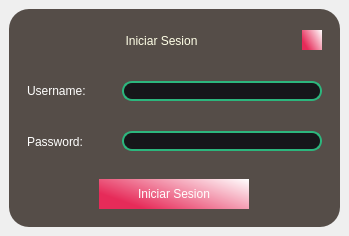
<?xml version="1.0" encoding="UTF-8"?>
<ui version="4.0">
 <class>MainWindow</class>
 <widget class="QMainWindow" name="MainWindow">
  <property name="geometry">
   <rect>
    <x>0</x>
    <y>0</y>
    <width>349</width>
    <height>236</height>
   </rect>
  </property>
  <property name="windowTitle">
   <string>MainWindow</string>
  </property>
  <widget class="QWidget" name="centralwidget">
   <layout class="QVBoxLayout" name="verticalLayout_3">
    <item>
     <widget class="QFrame" name="frame">
      <property name="styleSheet">
       <string notr="true">QFrame{
background-color:  rgb(85, 77, 72);
border-radius:20px;
}
QPushButton{
font:12pt &quot;SansSerif&quot;;
color: rgb(255,255,254);
border-radius: 20px;
background-color: qlineargradient(spread:pad, x1:0.0454545, y1:0.545, x2:1, y2:0, stop:0 rgba(230, 43, 89, 255), stop:1 rgba(255, 255, 255, 255));
}

QPushButton:hover{
background-color: qlineargradient(spread:pad, x1:0, y1:0.017, x2:1, y2:0.0227273, stop:0 rgba(81, 40, 31, 255), stop:0.988636 rgba(54, 0, 54, 255));
}

QLineEdit{
background-color: rgb(22,22,26);
border-radius:10px;
font: 12pt &quot;SansSerif&quot;;
color: rgb(255,255,255);
border: 2px solid rgb(114,117,126);
}

QLineEdit{
background-color: rgb(22,22,26);
border-radius:10px;
font: 12pt &quot;SansSerif&quot;;
color: rgb(255,255,255);
border: 2px solid rgb(44,182,125);
}

QLineEdit:focus{
background-color: rgb(1,1,1);
border-radius:10px;
font: 12pt &quot;SansSerif&quot;;
border: 2px solid rgb(127,90,240);
}
QLabel{
color: rgb(255,255,254);
font:13pt&quot;SansSerif&quot;;
}</string>
      </property>
      <property name="frameShape">
       <enum>QFrame::StyledPanel</enum>
      </property>
      <property name="frameShadow">
       <enum>QFrame::Raised</enum>
      </property>
      <layout class="QVBoxLayout" name="verticalLayout">
       <item>
        <widget class="QFrame" name="frame_Inicio">
         <property name="maximumSize">
          <size>
           <width>16777215</width>
           <height>800</height>
          </size>
         </property>
         <property name="frameShape">
          <enum>QFrame::StyledPanel</enum>
         </property>
         <property name="frameShadow">
          <enum>QFrame::Raised</enum>
         </property>
         <layout class="QHBoxLayout" name="horizontalLayout_2">
          <item>
           <widget class="QLabel" name="label">
            <property name="styleSheet">
             <string notr="true">QLabel{
font: 15pt &quot;SansSerif&quot;;
color: rgb(255,255,230);
}</string>
            </property>
            <property name="text">
             <string>Iniciar Sesion</string>
            </property>
            <property name="alignment">
             <set>Qt::AlignCenter</set>
            </property>
           </widget>
          </item>
          <item>
           <widget class="QPushButton" name="btn_close">
            <property name="minimumSize">
             <size>
              <width>10</width>
              <height>10</height>
             </size>
            </property>
            <property name="maximumSize">
             <size>
              <width>20</width>
              <height>20</height>
             </size>
            </property>
            <property name="styleSheet">
             <string notr="true">QPushButton{
border-radius:20px;
}</string>
            </property>
            <property name="text">
             <string/>
            </property>
            <property name="icon">
             <iconset>
              <normaloff>imgs/x.png</normaloff>imgs/x.png</iconset>
            </property>
            <property name="iconSize">
             <size>
              <width>30</width>
              <height>30</height>
             </size>
            </property>
           </widget>
          </item>
         </layout>
        </widget>
       </item>
       <item>
        <widget class="QFrame" name="frame_user">
         <property name="frameShape">
          <enum>QFrame::StyledPanel</enum>
         </property>
         <property name="frameShadow">
          <enum>QFrame::Raised</enum>
         </property>
         <layout class="QHBoxLayout" name="horizontalLayout_3">
          <item>
           <widget class="QLabel" name="user_label">
            <property name="text">
             <string>Username:</string>
            </property>
           </widget>
          </item>
          <item>
           <widget class="QLineEdit" name="user">
            <property name="minimumSize">
             <size>
              <width>0</width>
              <height>20</height>
             </size>
            </property>
            <property name="maximumSize">
             <size>
              <width>200</width>
              <height>16777215</height>
             </size>
            </property>
           </widget>
          </item>
         </layout>
        </widget>
       </item>
       <item>
        <widget class="QFrame" name="frame_password">
         <property name="frameShape">
          <enum>QFrame::StyledPanel</enum>
         </property>
         <property name="frameShadow">
          <enum>QFrame::Raised</enum>
         </property>
         <layout class="QHBoxLayout" name="horizontalLayout_4">
          <item>
           <widget class="QLabel" name="password_label">
            <property name="text">
             <string>Password:</string>
            </property>
           </widget>
          </item>
          <item>
           <widget class="QLineEdit" name="password">
            <property name="enabled">
             <bool>true</bool>
            </property>
            <property name="minimumSize">
             <size>
              <width>0</width>
              <height>20</height>
             </size>
            </property>
            <property name="maximumSize">
             <size>
              <width>200</width>
              <height>16777215</height>
             </size>
            </property>
           </widget>
          </item>
         </layout>
        </widget>
       </item>
       <item>
        <widget class="QFrame" name="frame_2">
         <property name="styleSheet">
          <string notr="true">QPushButton{
font:12pt &quot;SansSerif&quot;;
color: rgb(255,255,254);
border-radius: 20px;
background-color: qlineargradient(spread:pad, x1:0.0454545, y1:0.545, x2:1, y2:0, stop:0 rgba(230, 43, 89, 255), stop:1 rgba(255, 255, 255, 255));
}</string>
         </property>
         <property name="frameShape">
          <enum>QFrame::StyledPanel</enum>
         </property>
         <property name="frameShadow">
          <enum>QFrame::Raised</enum>
         </property>
         <layout class="QHBoxLayout" name="horizontalLayout">
          <item>
           <widget class="QPushButton" name="btn_init">
            <property name="enabled">
             <bool>false</bool>
            </property>
            <property name="minimumSize">
             <size>
              <width>150</width>
              <height>30</height>
             </size>
            </property>
            <property name="maximumSize">
             <size>
              <width>38</width>
              <height>38</height>
             </size>
            </property>
            <property name="styleSheet">
             <string notr="true">QPushButton{
border-radius:20px;
}</string>
            </property>
            <property name="text">
             <string>Iniciar Sesion</string>
            </property>
            <property name="iconSize">
             <size>
              <width>30</width>
              <height>30</height>
             </size>
            </property>
           </widget>
          </item>
         </layout>
        </widget>
       </item>
      </layout>
     </widget>
    </item>
   </layout>
  </widget>
 </widget>
 <resources/>
 <connections/>
</ui>
